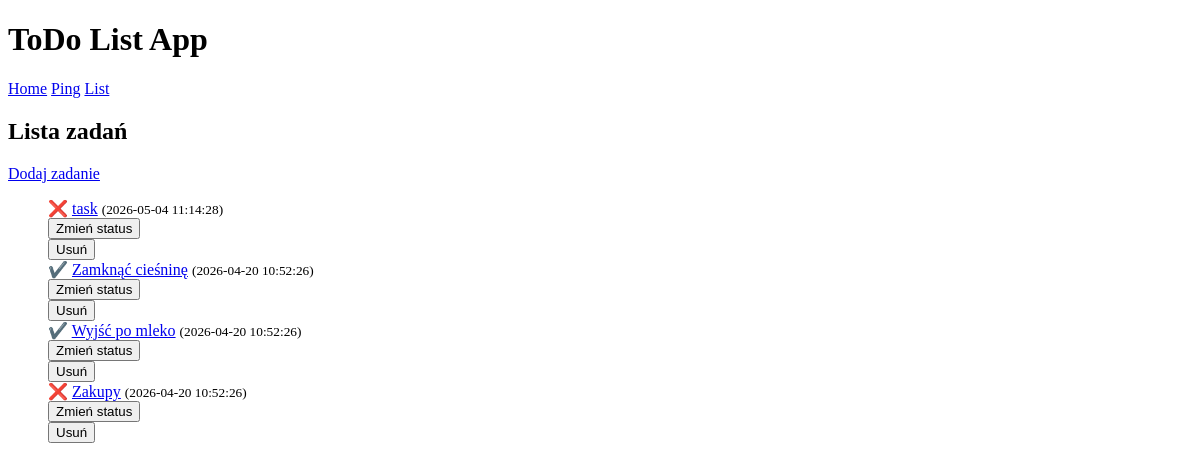
Page /list_tasks on the earlier database version.
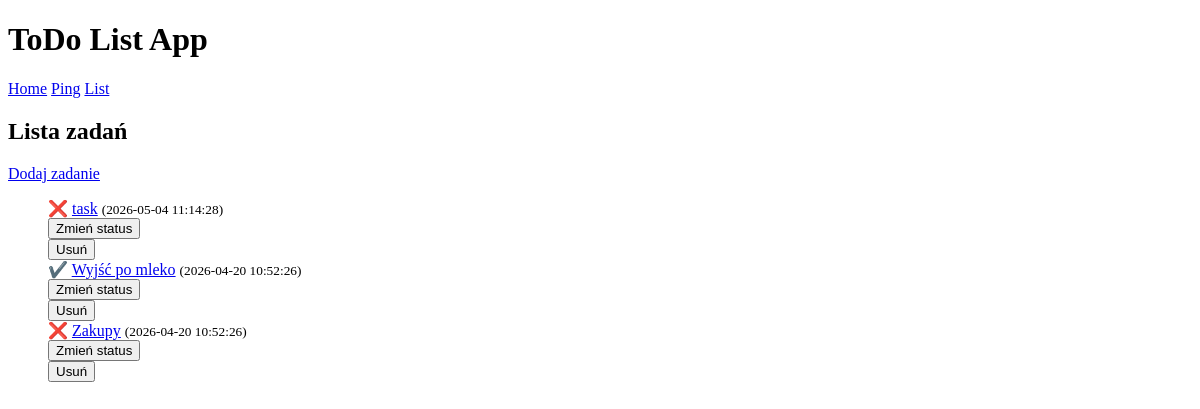
Same page on the later database version.
### tables this page shows
CREATE TABLE tasks (
id INTEGER PRIMARY KEY AUTOINCREMENT,
title TEXT NOT NULL,
done INTEGER NOT NULL DEFAULT 0 CHECK (done IN (0,1)),
created_at TEXT NOT NULL DEFAULT (datetime('now'))
);

### app.py (the view)
@app.route("/list_tasks")
def list_tasks():
    db = get_db()
    tasks = db.execute("SELECT id, title, done, created_at FROM tasks ORDER BY created_at DESC;").fetchall()
    return render_template("list_tasks.html", tasks = tasks)

### app.py (called while the page is built)
def get_db():
    if "db" not in g:        # g - globalna zmienna flaskowa
        conn = sqlite3.connect(DATABASE)
        conn.row_factory = sqlite3.Row
        conn.execute("PRAGMA foreign_keys = ON;")          # zapytanie włączające obsługę kluczy obcych
        g.db = conn
    return g.db

### templates/list_tasks.html (shortened to what this page needs)
{% extends "index.html" %}
{% block content %}
    <h2>Lista zadań</h2>
    <a href="{{ url_for('add_task') }}">Dodaj zadanie</a>
    {% if tasks|length == 0 %}
        <p>Brak zadań.</p>
    {% else %}
        <ul style="list-style-type: none;">
            {% for task in tasks %}
                <li>
                    {% if task["done"] %}
                        ✔️
                    {% else %}
                        ❌
                    {% endif %}
                    <a href="{{url_for('task', task_id=task['id'])}}">{{ task["title"] }}</a>
                    <small>({{task["created_at"]}})</small>
                    <form action="{{url_for('update_task_status', task_id=task['id'])}}" method="post">
                        <button type="submit">Zmień status</button>
                    </form>
                    <form action="{{url_for('delete_task', task_id=task['id'])}}" method="post">
                        <button type="submit">Usuń</button>
                    </form>
                </li>
            {% endfor %}
        </ul>
    {% endif %}
{% endblock %}

### templates/index.html (shortened to what this page needs)
<!DOCTYPE html>
<html lang="pl">
<head>
</head>
<body>
    <header>
        <h1>ToDo List App</h1>
        <a href="{{ url_for('index') }}">Home</a>
        <a href="{{ url_for('ping_db') }}">Ping</a>
        <a href="{{ url_for('list_tasks') }}">List</a>
    </header>
    {% block content %}{% endblock %}
</body>
</html>

Differences in the rows shown:
removed tasks: title "Zamknąć cieśninę", created_at "2026-04-20 10:52:26"
